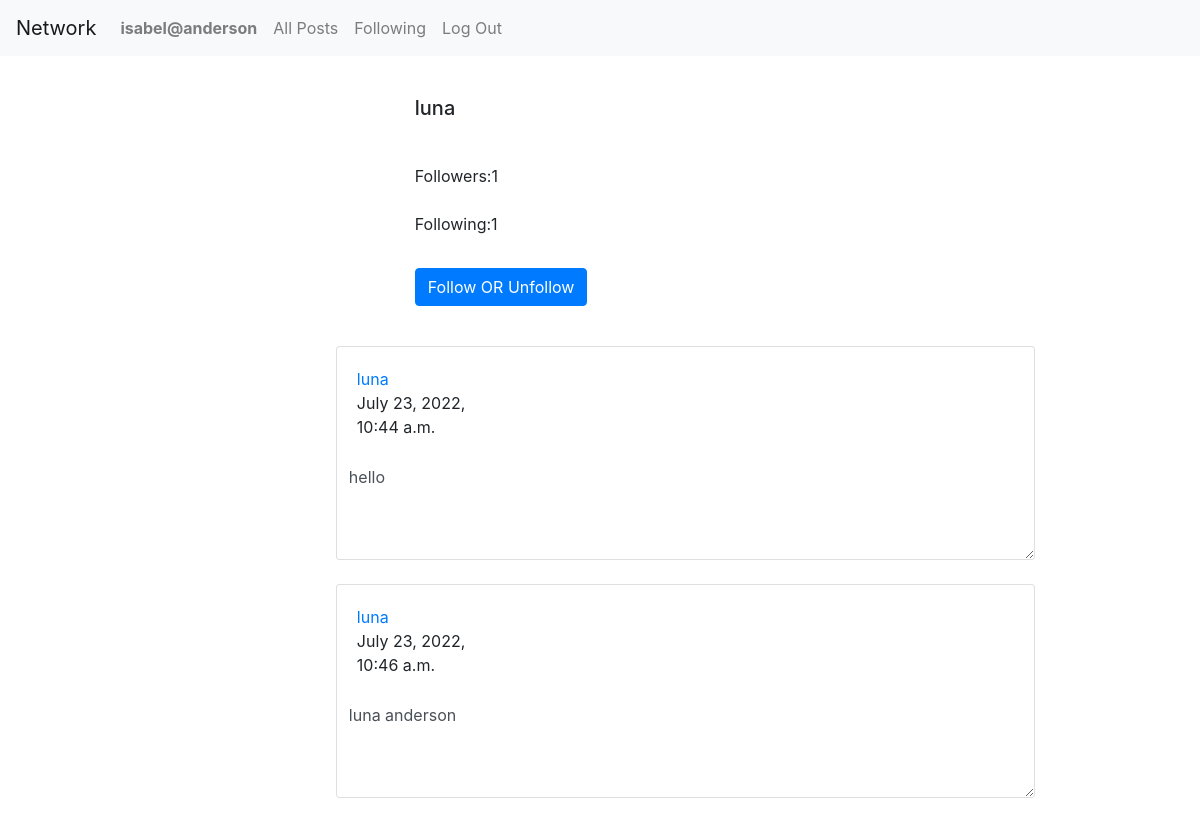
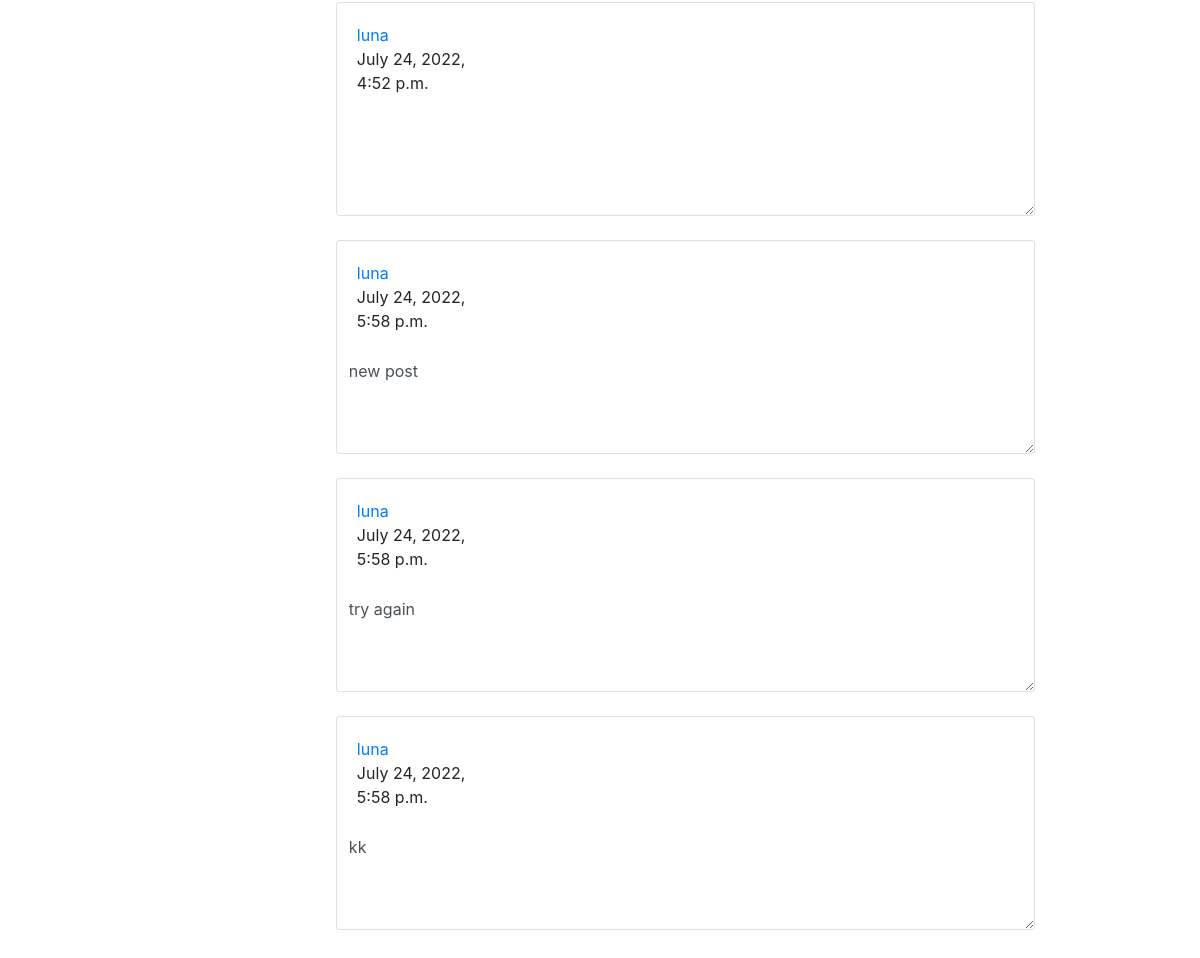
Screenshot of /profile/luna (signed in) with the database file from the repository (2 pictures, top to bottom).
### network/models.py (models this page shows, shortened)
class User(AbstractUser):
    pass

class Post(models.Model):
    user = models.ForeignKey("User", on_delete=models.CASCADE, related_name="post")
    username = models.TextField(blank=True)
    body = models.TextField(blank=True)
    like_count = models.IntegerField(default=0)
    liked_by = models.ManyToManyField("User", related_name="post_liked_by")
    timestamp = models.DateTimeField(auto_now_add=True)

### network/views.py (the view)
# urls.py: path("profile/<str:username>", views.user_profile, name="user_profile"),
@login_required
def user_profile(request, username):
    personalPosts = Post.objects.filter(username=username)
    profile_info = Profile.objects.filter(username=username).annotate(
        follower_count=Count("followers", distinct=True),
        following_count=Count("following", distinct=True)
    ).values()[0]
    profile_info["posts"]=list(personalPosts.values())
    print(profile_info)
    liked = []
    for post in personalPosts:
        for i in post.liked_by.all():
            if request.user == i:
                liked.append(post.id)
    return render(request, "network/user_profile.html", {
        'posts': personalPosts,
        'liked_posts': liked,
        'profile_info': profile_info
    })

### network/templates/network/user_profile.html (shortened to what this page needs)
{% extends "network/layout.html" %}
{% load static %}
{% block body %}
{% if user.is_authenticated %}
<div class="row">
    <div id="profile-view">
        <div id="profile_card" class="card" style="width: 18rem;">
            <div class="card-body">
                <h5 class="card-title" id="username">{{ profile_info.username }}</h5>
            </div>
            <ul class="list-group list-group-flush">
                <li class="list-group-item">Followers:{{ profile_info.follower_count }}<div id="profile_followers"> </div>
                </li>
                <li class="list-group-item">Following:{{ profile_info.follower_count }} <div id="profile_following"> </div>
                </li>
            </ul>
            <div class="card-body">
                <a href="/follow/{{ profile_info.username }}"><button id="follow" class="btn btn-primary">Follow OR Unfollow</button></a>
            </div>
        </div>
{% endif %}
        <div class="row">
            <div id="post-view">
                <div class="row inbox-wrapper">
                    <div class="col-lg-12">
                        <table class="table email-table no-wrap table-hover v-middle mb-0 font-14">
                            <tbody id="archive_emails">
                                {% for item in posts %}
                                <tr>
                                    <div class="card">
                                        <div class="card-body">
                                            <div class="row">
                                                <div class="col-lg-3 email-aside border-lg-right">
                                                    <div class="aside-content">
                                                        <a href="#" class="postMaker">{{ item.user }}</a>
                                                        <div id="dateTime" class="date">{{ item.timestamp }}</div>
                                                    </div>
                                                </div>
                                            </div>
                                        </div>
                                        <div class="email-body-div">
                                            <textarea disabled class="form-control"
                                                id="post-body">{{ item.body }}</textarea>
                                        </div>
                                        {% if user.is_authenticated %}
                                        </div>
                                        {% endif %}
                                    </div>
                    </div>
                    </tr>
                    <br>
                    {% endfor %}
{% endblock %}

### network/templates/network/layout.html (shortened to what this page needs)
{% load static %}
<!DOCTYPE html>
<html lang="en">
    <head>
        <link rel="stylesheet" href="https://stackpath.bootstrapcdn.com/bootstrap/4.4.1/css/bootstrap.min.css">
        <link href="https://maxcdn.bootstrapcdn.com/font-awesome/4.3.0/css/font-awesome.min.css" rel="stylesheet" />
        <link href="{% static 'network/styles.css' %}" rel="stylesheet">
    </head>
    <body>
        <nav class="navbar navbar-expand-lg navbar-light bg-light">
            <a class="navbar-brand" href="#">Network</a>
            <div>
              <ul class="navbar-nav mr-auto">
                {% if user.is_authenticated %}
                    <li class="nav-item">
                        <a class="nav-link" href="{% url 'personal_profile' %}"><strong id ="my_profile">{{ user.username }}</strong></a>
                    </li>
                {% endif %}
                <li class="nav-item">
                  <a class="nav-link" href="{% url 'index' %}">All Posts</a>
                </li>
                {% if user.is_authenticated %}
                    <li class="nav-item">
                        <a class="nav-link" href="{% url 'following_posts' %}">Following</a>
                    </li>
                    <li class="nav-item">
                        <a class="nav-link" href="{% url 'logout' %}">Log Out</a>
                    </li>
                {% endif %}
              </ul>
            </div>
          </nav>
        <div class="body">
            <div class="container">
            {% block body %}
            {% endblock %}
    </body>
</html>

### network/static/network/styles.css (style rules this page uses)
textarea { background: white; }
.list-group-item { border-bottom: none; }
#profile-view { width: 100%; margin-top: 20px; margin-bottom: 20px; margin-left: 15%; }
#profile_card { margin-left: 20%; margin-right: 80%; border:none; }
#post-view { width: 70%; margin-top: 20px; margin-bottom: 20px; margin-left: 15%; }
#post-body { background-color: white; border: none; min-height: 100px; }

### rows the page displays
User: username "isabel@anderson"
Post: user "luna", timestamp "July 23, 2022, 10:44 a.m.", body "hello"
Post: user "luna", timestamp "July 23, 2022, 10:46 a.m.", body "luna anderson"
Post: user "luna", timestamp "July 24, 2022, 4:52 p.m."
Post: user "luna", timestamp "July 24, 2022, 5:58 p.m.", body "new post"
Post: user "luna", timestamp "July 24, 2022, 5:58 p.m.", body "try again"
Post: user "luna", timestamp "July 24, 2022, 5:58 p.m.", body "kk"

### other values shown
{{ profile_info.username }} "luna"
{{ profile_info.follower_count }} "1"
